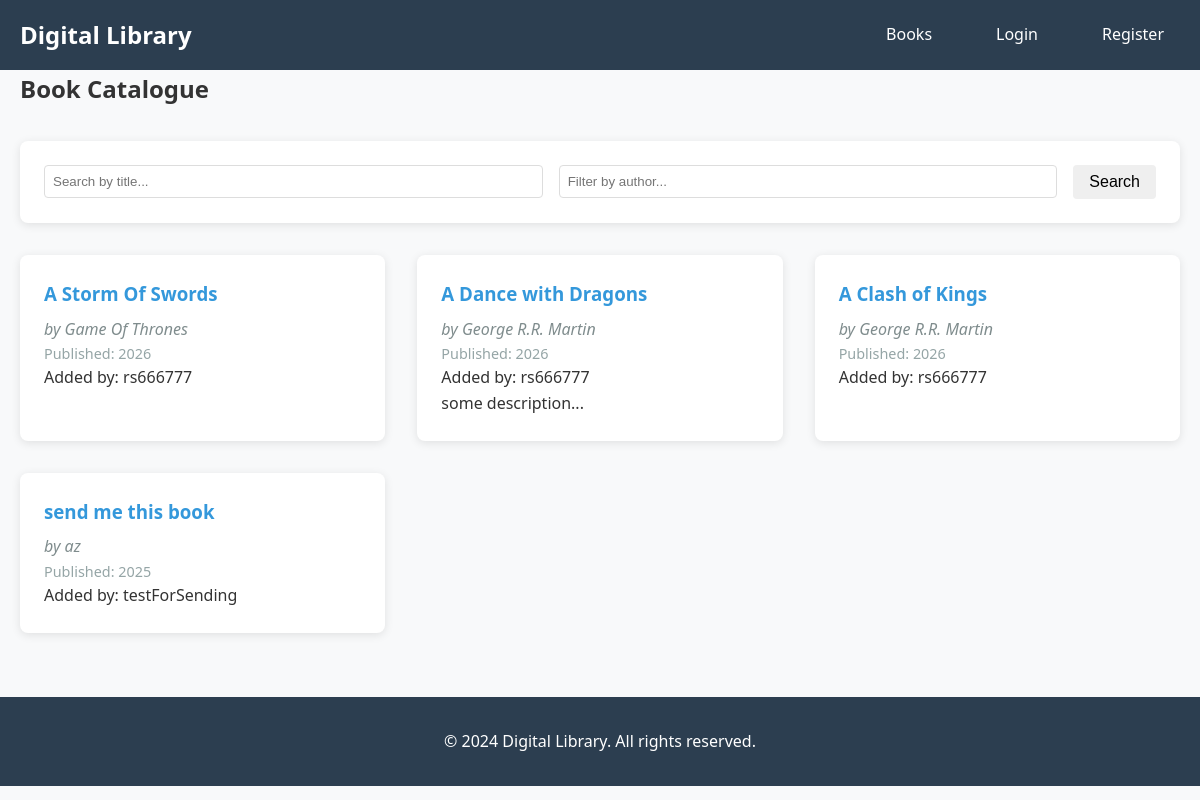
Before: /books with the older database file.
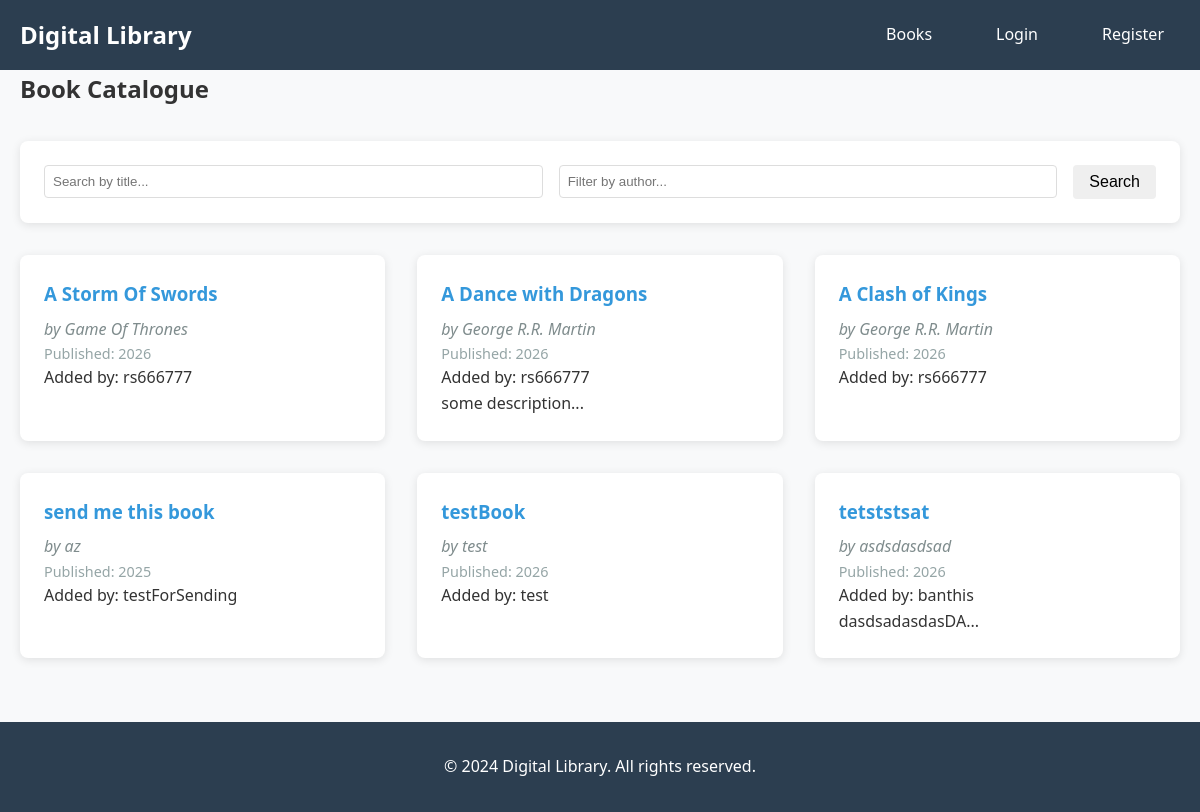
After: the same page with the newer database file.
### models.py (models this page shows, shortened)
class Book(db.Model):
    id = db.Column(db.Integer, primary_key=True)
    title = db.Column(db.String(200), nullable=False)
    author = db.Column(db.String(150), nullable=False)
    isbn = db.Column(db.String(13), unique=True)
    description = db.Column(db.Text)
    published_date = db.Column(db.Date)
    cover_image = db.Column(db.String(300))
    created_at = db.Column(db.DateTime, default=datetime.utcnow)
    submitted_by = db.Column(db.Integer, db.ForeignKey('user.id'), nullable=False)
    reviews = db.relationship('Review', backref='book', lazy=True, cascade='all, delete-orphan')
    submitter = db.relationship('User', backref='books_submitted', lazy=True)

class User(UserMixin, db.Model):
    id = db.Column(db.Integer, primary_key=True)
    username = db.Column(db.String(150), unique=True, nullable=False)
    email = db.Column(db.String(150), unique=True, nullable=False)
    password_hash = db.Column(db.String(150), nullable=False)
    role = db.Column(db.String(20), default='normal', nullable=False)  # 'normal' or 'admin'
    is_banned = db.Column(db.Boolean, default=False, nullable=False)
    created_at = db.Column(db.DateTime, default=datetime.utcnow)
    profile_picture = db.Column(db.String(300))
    bio = db.Column(db.Text)
    reviews = db.relationship('Review', backref='author', lazy=True)

### routes/book_routes.py (the view)
@book_bp.route("/books")
def books():
    page = request.args.get('page', 1, type=int)
    search = request.args.get('search', '')
    author_filter = request.args.get('author', '')
    query = Book.query.options(joinedload(Book.submitter))
    if search:
        query = query.filter(Book.title.contains(search))
    if author_filter:
        query = query.filter(Book.author.contains(author_filter))
    books = query.paginate(page=page, per_page=10)
    return render_template("books.html", books=books, search=search, author_filter=author_filter)

### templates/books.html (shortened to what this page needs)
{% extends "base.html" %}
{% block content %}
<div class="books-page">
    <h2>Book Catalogue</h2>
    <div class="search-filter">
        <form method="GET" class="search-form">
            <input type="text" name="search" placeholder="Search by title..." value="{{ search }}">
            <input type="text" name="author" placeholder="Filter by author..." value="{{ author_filter }}">
            <button type="submit" class="btn">Search</button>
        </form>
    </div>
    <div class="books-grid">
        {% for book in books.items %}
        <div class="book-card">
            <h3><a href="{% if current_user.is_authenticated %}{{ url_for('book.user_book_detail', book_id=book.id) }}{% else %}{{ url_for('book.book_detail', book_id=book.id) }}{% endif %}">{{ book.title }}</a></h3>
            <p class="author">by {{ book.author }}</p>
            {% if book.published_date %}
                <p class="published">Published: {{ book.published_date.strftime('%Y') }}</p>
            {% endif %}
            {% if book.submitter %}
                <p class="submitted-by">Added by: {{ book.submitter.username }}</p>
            {% endif %}
            {% if book.description %}
                <p class="description">{{ book.description[:100] }}...</p>
            {% endif %}
        </div>
        {% endfor %}
    </div>
</div>
{% endblock %}

Changed rows visible on the page:
added Book: title "testBook", author "test", published_date "2026", submitter.username "test"
added Book: title "tetststsat", author "asdsdasdsad", published_date "2026", submitter.username "banthis", description "dasdsadasdasDA"
